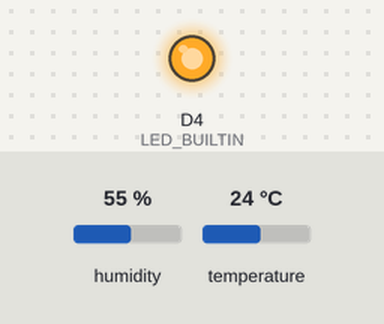
This program was run on a simulated ESP8266 (NodeMCU). Parts: output pins drawn as LEDs (lit = HIGH, except the on-board LED, lit = LOW). The test bench sets the inputs (shaded band); at power-on: humidity 55 %, temperature 24 °C. WiFi joins after 1.5 s; servers stay silent unless stated; network time is answered at once with the bench clock; the local clock reads 2024-03-15 10:24:30 at power-on unless the program sets it; no MQTT or app messages arrive unless stated.

Above: at 0.1 s.
At 1.8 s:
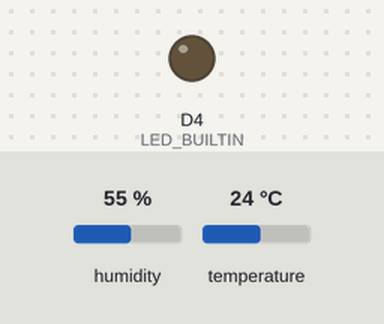
Timing chart, 0 to 3.3 s (numbered marks = the images above):
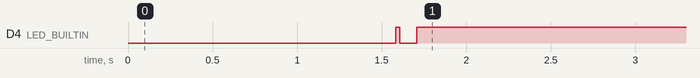

Measured:
- by itself, D4 (LED_BUILTIN): HIGH → LOW at 1.6 s, → HIGH 0.10 s later

The program:

main.cpp
```cpp
#define STA_HOSTNAME "air-quality-logging"
#define STA_SSID ""
#define STA_PASS ""

#define MQTT_HOST "mqtt.netpie.io"
#define MQTT_PORT 1883
#define MQTT_ID ""
#define MQTT_USER ""
#define MQTT_PASS ""
#define MQTT_PUBLISH "@shadow/data/update"
#define MQTT_PUBLISH_BATCH "@shadow/batch/update"
#define MQTT_BUFFER_SIZE 16383

#define NTP_HOST "pool.ntp.org"
#define NTP_UPDATE_INTERVAL 3600000UL
#define NTP_OFFSET 25200L

#define LOOP_INTERVAL 1000UL

#define LED_HIGH LOW
#define LED_LOW HIGH

// --------------------

#ifdef DEBUG
    #define PRINT(...) Serial.printf(__VA_ARGS__)
#else
    #define PRINT(...)
#endif

#include <vector>
#include <tuple>

#include <Arduino.h>
#include <ESP8266WiFi.h>
#include <WiFiUdp.h>

#include <ArduinoJson.h>
#include <DHT.h>
#include <NTPClient.h>
#include <PubSubClient.h>

void mqtt_connect();
void batch_re_publish();

std::vector<std::tuple<unsigned long, float, float, float>> batch_data;

DHT dht(D3, DHT11);
WiFiUDP NTP_UDP;
NTPClient NTP(NTP_UDP, NTP_HOST, NTP_OFFSET, NTP_UPDATE_INTERVAL);
WiFiClient MQTT_TCP;
PubSubClient mqtt(MQTT_HOST, MQTT_PORT, MQTT_TCP);

float temperature_old = 0.0F;
float humidity_old = 0.0F;

void setup() {
    #ifdef DEBUG
        Serial.begin(DEBUG);
    #endif

    PRINT("Air Quality Logging\n");
    PRINT("Board: %s (%s)\n", ARDUINO_BOARD, ARDUINO_BOARD_ID);
    PRINT("WiFi Hostname: %s\n", STA_HOSTNAME);
    PRINT("WiFi SSID: %s\n", STA_SSID);
    PRINT("NTP Host: %s\n", NTP_HOST);
    PRINT("NTP Offset: %lds\n", NTP_OFFSET);
    PRINT("NTP Update interval: %ldms\n", NTP_UPDATE_INTERVAL);
    PRINT("MQTT Host: %s:%d\n", MQTT_HOST, MQTT_PORT);

    PRINT("Set pin mode GPIO %d as Output\n", LED_BUILTIN);
    pinMode(LED_BUILTIN, OUTPUT);
    digitalWrite(LED_BUILTIN, LED_HIGH);

    PRINT("WiFi Begin Station Mode\n");
    WiFi.mode(WIFI_STA);
    WiFi.setHostname(STA_HOSTNAME);
    WiFi.begin(STA_SSID, STA_PASS);

    PRINT("Waiting for WiFi Connect\n");
    while (WiFi.status() != WL_CONNECTED) {
        PRINT(".");
        delay(100);
    }
    PRINT("\nWiFi Connected\n");

    PRINT("WiFi Local IP: %s\n", WiFi.localIP().toString().c_str());

    PRINT("Enable WiFi Auto reconnect\n");
    WiFi.setAutoReconnect(true);
    WiFi.persistent(true);

    PRINT("NTP Begin\n");
    NTP.begin();
    NTP.update();
    PRINT("NTP Synced : %lu [%s]\n", NTP.getEpochTime(), NTP.getFormattedTime().c_str());
    PRINT("DHT Begin\n");
    dht.begin();
    PRINT("MQTT Connect\n");
    mqtt_connect();

    mqtt.setBufferSize(MQTT_BUFFER_SIZE);

    digitalWrite(LED_BUILTIN, LED_LOW);

    PRINT("System free heap size: %lu\n", system_get_free_heap_size());
}

void loop() {
    NTP.update();

    const unsigned long epoch_time = NTP.getEpochTime();

    float temperature = dht.readTemperature(false, false);
    float humidity = dht.readHumidity(false);

    if (isnan(temperature) || isnan(humidity)) {
        PRINT("DHT Sensor Failed\n");

        delay(1000);
        digitalWrite(LED_BUILTIN, LED_LOW);
        delay(1000);

        return;
    }

    if ((temperature != temperature_old) || (humidity != humidity_old)) {
        digitalWrite(LED_BUILTIN, LED_HIGH);

        temperature_old = temperature;
        humidity_old = humidity;

        const float heat_index = dht.computeHeatIndex(false);

        PRINT("[%lu] DHT Temperature: %f°C Humidity: %f%c Heat Index: %f°C\n", epoch_time, temperature, humidity, '%', heat_index);

        if (!mqtt.connected()) mqtt_connect();

        if (mqtt.connected()) {
            JsonDocument doc;
            JsonObject data = doc.createNestedObject("data");

            data["time"] = epoch_time;
            data["temp"] = temperature;
            data["humid"] = humidity;
            data["index"] = heat_index;

            if (!mqtt.connected()) mqtt_connect();

            if (mqtt.publish(MQTT_PUBLISH, doc.as<String>().c_str())) {
                PRINT("MQTT Data is published\n");
            } else {
                batch_data.push_back({ epoch_time, temperature, humidity, heat_index });
                PRINT("MQTT Failed to publish data, add to batch %u\n", batch_data.size());
            }
        } else {
            batch_data.push_back({ epoch_time, temperature, humidity, heat_index });
            PRINT("MQTT is disconnected, add to batch %u\n", batch_data.size());
        }


        PRINT("System free heap size: %lu\n", system_get_free_heap_size());
        delay(100);
        digitalWrite(LED_BUILTIN, LED_LOW);
    }

    batch_re_publish();

    delay(LOOP_INTERVAL);
}

void mqtt_connect() {
    if (mqtt.connect(MQTT_ID, MQTT_USER, MQTT_PASS)) {
        PRINT("MQTT Connected\n");
    } else {
        PRINT("MQTT Failed to connect, Retry...\n");
        digitalWrite(LED_BUILTIN, LED_HIGH);
        delay(LOOP_INTERVAL);
        digitalWrite(LED_BUILTIN, LED_LOW);
    }
}

void batch_re_publish() {
    if (!batch_data.empty()) {
        PRINT("MQTT Batch data is found\n");

        JsonDocument doc;
        JsonArray batch = doc.createNestedArray("batch");

        const unsigned long epoch_time = NTP.getEpochTime();

        for (auto it : batch_data) {
            JsonObject obj = batch.createNestedObject();
            JsonObject data = obj.createNestedObject("data");

            data["time"] = std::get<0>(it);
            data["temp"] = std::get<1>(it);
            data["humid"] = std::get<2>(it);
            data["index"] = std::get<3>(it);

            obj["ts"] = -(epoch_time - std::get<0>(it));
        }

        doc["merge"] = true;

        if (!mqtt.connected()) mqtt_connect();

        if (mqtt.publish(MQTT_PUBLISH_BATCH, doc.as<String>().c_str())) {
            PRINT("MQTT Batch data is published\n");
            batch_data.clear();
        } else {
            PRINT("MQTT Failed to publish batch data\n");
        }

        PRINT("System free heap size: %lu\n", system_get_free_heap_size());
    }
}
```
